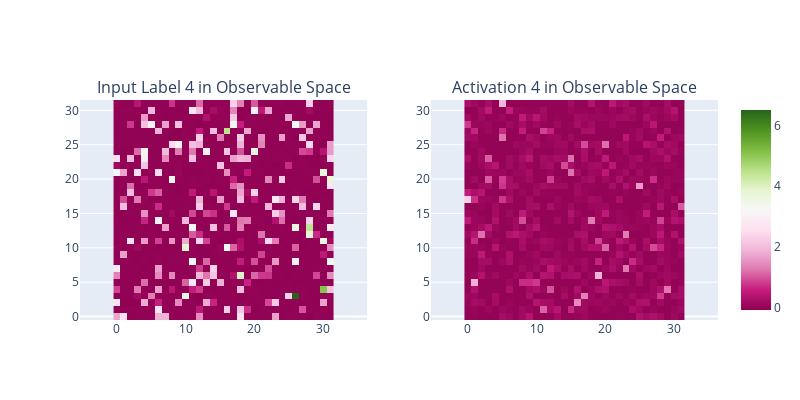

Notebook source saved alongside this figure:
### Code cell
fig = make_subplots(
    rows=1,
    cols=2,
    subplot_titles=[
        f"Input Label {labels[sample_idx]} in Observable Space",
        f"Activation {labels[sample_idx]} in Observable Space",
    ],
)

for i, img in enumerate([x_obs[sample_idx], act_obs[sample_idx]], 1):
    fig.add_trace(
        px.imshow(img.reshape(32, 32)).data[0],
        row=1,
        col=i,
    )

fig.update_layout(height=400, width=800, xaxis_scaleanchor="y", xaxis2_scaleanchor="y2")
fig.show()

rprint(f"Min Input Observable: {torch.topk(x_obs[sample_idx], k=1, largest=False).values.item()}")
rprint(f"Max Input Observable: {torch.topk(x_obs[sample_idx], k=1).values.item()}")

rprint(
    f"Min Activation Observable: {torch.topk(act_obs[sample_idx], k=1, largest=False).values.item()}"
)
rprint(f"Max Activation Observable: {torch.topk(act_obs[sample_idx], k=1).values.item()}")

### Figure 1 — Plotly figure (JSON) as saved in the notebook; plotly's stock layout.template omitted (floating-point values rounded to 4 significant figures; data arrays with more than 128 entries replaced by an {"elided": "..."} marker saying what was removed)
{"data": [{"coloraxis": "coloraxis", "hovertemplate": "x: %{x}<br>y: %{y}<br>color: %{z}<extra></extra>", "name": "0", "type": "heatmap", "xaxis": "x", "yaxis": "y", "z": {"elided": "32x32 float values"}}, {"coloraxis": "coloraxis", "hovertemplate": "x: %{x}<br>y: %{y}<br>color: %{z}<extra></extra>", "name": "0", "type": "heatmap", "xaxis": "x2", "yaxis": "y2", "z": {"elided": "32x32 float values"}}], "layout": {"annotations": [{"font": {"size": 16}, "showarrow": false, "text": "Input Label 4 in Observable Space", "x": 0.225, "xanchor": "center", "xref": "paper", "y": 1, "yanchor": "bottom", "yref": "paper"}, {"font": {"size": 16}, "showarrow": false, "text": "Activation 4 in Observable Space", "x": 0.775, "xanchor": "center", "xref": "paper", "y": 1, "yanchor": "bottom", "yref": "paper"}], "height": 400, "width": 800, "xaxis": {"anchor": "y", "domain": [0, 0.45], "scaleanchor": "y"}, "xaxis2": {"anchor": "y2", "domain": [0.55, 1], "scaleanchor": "y2"}, "yaxis": {"anchor": "x", "domain": [0, 1]}, "yaxis2": {"anchor": "x2", "domain": [0, 1]}}}
